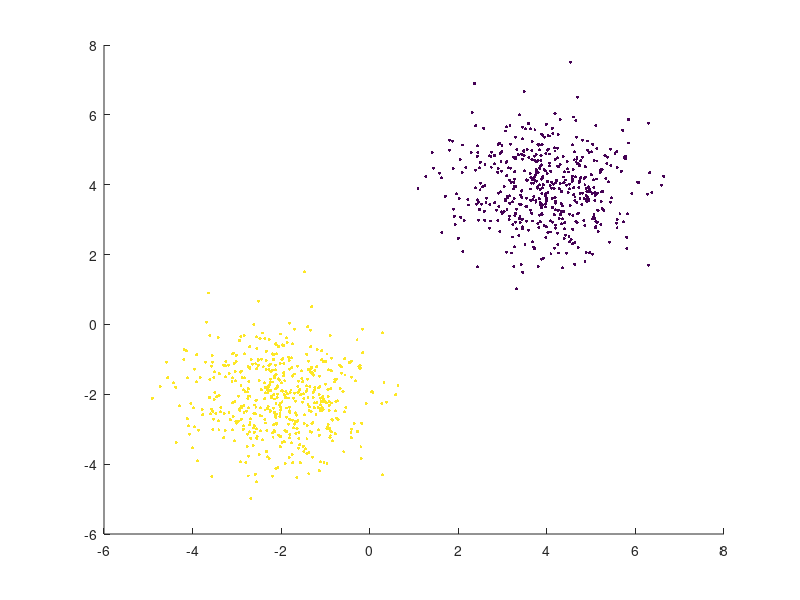
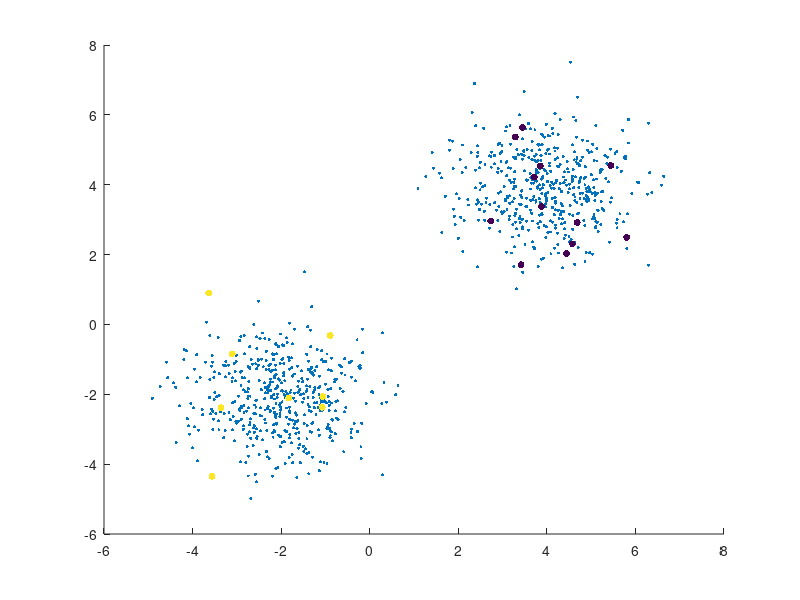

These figures' MATLAB source, in order: (Note: this script raises an error after producing the figures.)
rng('default');  % Random seed for reproducibility

n = 1000; % numero di punti  
p = 0.02; % frazione di punti etichettati

% sample generator with gaussian distribution
l = n*p; % numero di sample etichettati (occhio fallo intero)
samp=randperm(n,l);
indices=1:n;
X = [gallery('normaldata',[n/2 2],120)-2; gallery('normaldata',[n/2 2],120)+4];
y_tot = [ones(n/2,1);-1*(ones(n/2,1))];

% build the data
X_samp=X(samp,:);
X_unlabeld = X(setdiff(1:end,samp),:);
y_samp=y_tot(samp);
y_exact=y_tot(setdiff(1:end,samp));

%visualize the data
scatter(X(:,1),X(:,2),5,y_tot,'filled')
figure;
scatter(X(:,1),X(:,2),5,'filled')
hold on 
scatter(X_samp(:,1),X_samp(:,2),25,y_samp,'filled')
hold off


%Calcolo distanze "utili", lab-nolab e nolab-lab
D_samp=zeros(l,u);
for i=1:l
    for j=1:u
        D_samp(i,j)=norm(X_samp(i,:)-X_unlabeld(j,:));
    end
end

D=zeros(u,u);
for i=1:u
    for j=1:u
        D(i,j)=norm(X_unlabeld(i,:)-X_unlabeld(j,:));
        D(j,i)=D(i,j);
    end
end

% Calcolo pesi exp(-x)
W_samp= exp(-D_samp.^2/2);
W = exp(-D.^2/2);

% Calcolo L, lipschitz constant

% lambda_min = min(eig(W));
lambda_max = max(eig(W));
W_l = zeros([1,u]);
W_u = zeros([1,u]);

for i=1:u
    W_l = sum(W_samp(:,i));
    W_u = sum(W(:,i));
end
%L = max(W_l+W_u)-lambda_min questa in realtà funziona ugualmente
L=sqrt(max(W_l+W_u)^2+lambda_max^2);


%Parameters for the gradient methods
y0 = -1 + 2.*rand(u,1); %cioè delle etichette casuali per i dati no-lab 
eps = 1e-4; %tolleranza
maxit = 100; %iterazioni max

%Choose the method to be tested
metodo="BCGDcyc";  %BCGDcyc con armijo (2) è stralento
step_size=2; % regola per lo step_size
alpha=1/L;   % per lo step_size fisso
delta=0.5;   % per l'armijo rule

switch metodo
%%%%%%%%%%%%%%%%%%%%%%%%%%%%%%%%%%%%%%%%%%%%%%%%%%%%%%%%%%%%%%%%%%%%%%%%%%%%%
%METODO DEL GRADIENTE CLASSICO
    case "GD"
[y_GD_t, timeVec, Norms_t, accuracy]= ...
    GD_fixed(alpha,maxit,eps,y0,y_samp,W,W_samp,step_size,y_exact,delta); 


%%%%%%%%%%%%%%%%%%%%%%%%%%%%%%%%%%%%%%%%%%%%%%%%%%%%%%%%%%%%%%%%%%%%%%%%%%%%
% BCGD with cyclic rule
    case "BCGDcyc"
[y, timeVec, Norms, accuracy] = ...
    BCGD_cyclic(alpha,y0,maxit,eps,y_samp,W,W_samp,step_size,y_exact,delta);

   
%%%%%%%%%%%%%%%%%%%%%%%%%%%%%%%%%%%%%%%%%%%%%%%%%%%%%%%%%%%%%%%%%%%%%%%%%%%%
% BCGD with randomized rule
    case "BCGDrand"
[y, timeVec, Norms, accuracy] = BCGD_random(alpha,maxit,eps,y0,y_samp,W,W_samp,step_size,y_exact,delta);

end


%PLOT THE RESULTS
figure(1)
semilogy(Norms)
title('Norms Plot')
xlabel('iterations')
ylabel("Gradiet's norm")
figure(2)
plot(timeVec)
title('Time Plot')
xlabel('iterations')
ylabel('comulative time')
figure(3)
plot(accuracy)
title('Accuracy Plot')
xlabel('iterations')
ylabel('accuracy')
